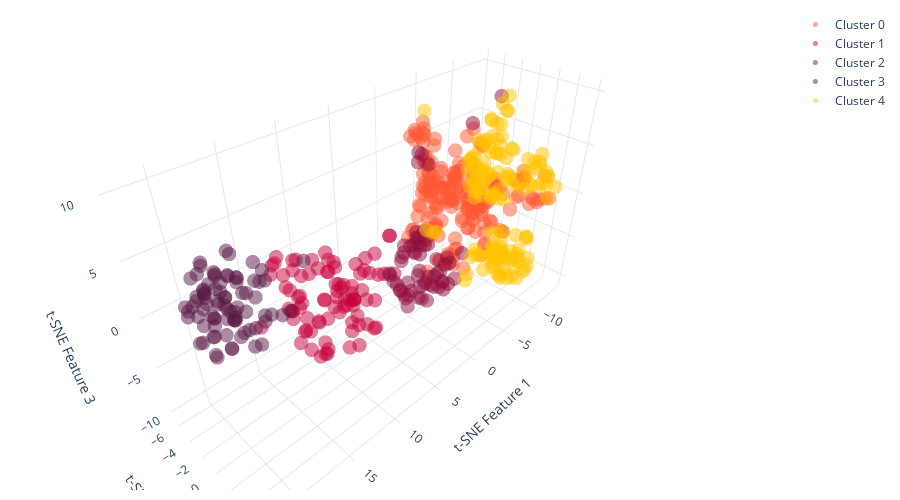

Here is the notebook cell this chart was saved with:
### Markdown cell above
### Transformed feature space
How 'good' are cities separated?

### Code cell
from sklearn.manifold import TSNE
tsne = TSNE(n_components=3, random_state=42)
tsne_features = tsne.fit_transform(normalized_features)
# # Create a 3D scatter plot for t-SNE visualization
layout = go.Layout(
    showlegend=True,
    scene=go.Scene(
        xaxis=go.XAxis(title='t-SNE Feature 1'),
        yaxis=go.YAxis(title='t-SNE Feature 2'),
        zaxis=go.ZAxis(title='t-SNE Feature 3')
    ),
    margin=go.layout.Margin(l=10, r=10, b=10, t=10, pad=4),
    height=500
)

figure3 = go.Figure(layout=layout)

for cluster_label, color in zip(range(k_controller.value), cmap_hex[:k_controller.value]):
    # Filter data points belonging to the current cluster
    cluster_indices = np.where(cluster_df.cluster == cluster_label)[0]
    figure3.add_trace(go.Scatter3d(name = f"Cluster {cluster_label}", x=tsne_features[cluster_indices, 0], y=tsne_features[cluster_indices, 1], z=tsne_features[cluster_indices, 2],
                                   mode='markers',
                                   marker=dict(size=5,
                                               color=color,
                                               opacity=0.5,)))

figure3.show()
